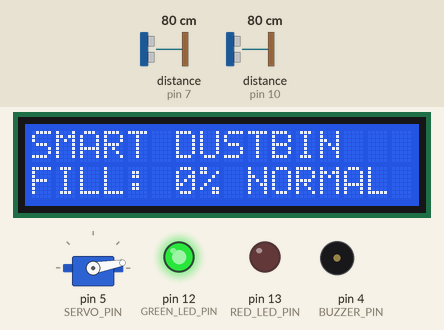
The sketch below on a simulated Arduino Uno, built with avr-gcc and run on an emulated ATmega328P. Shown: servo, 16×2 character LCD, output pins drawn as LEDs (lit = HIGH), buzzer (waves = sounding, pin HIGH). Wiring (from diagram.json): 2 × ultrasonic range finder: trigger pin 9, echo pin 10 / trigger pin 6, echo pin 7. Inputs (shaded band) come from the test bench; at power-on: distance to the obstacle (sensors on pin 7, pin 10) 80 cm. The echo pulse lasts 58.3 µs per cm; pins used as bus, display or sensor lines are not drawn; what the sketch prints to the serial monitor is not drawn.

Above: at 2.5 s.
2.6 s: distance to the obstacle (sensor on pin 7) set to 10 cm
At 4.3 s:
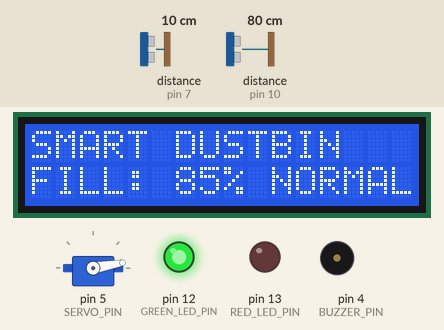
5.3 s: distance to the obstacle (sensor on pin 7) set to 7 cm
At 7.0 s:
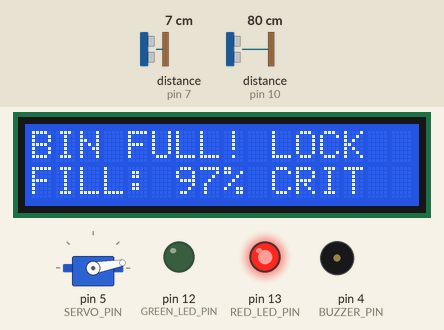
8.3 s: distance to the obstacle (sensor on pin 7) set to 9 cm
At 9.3 s:
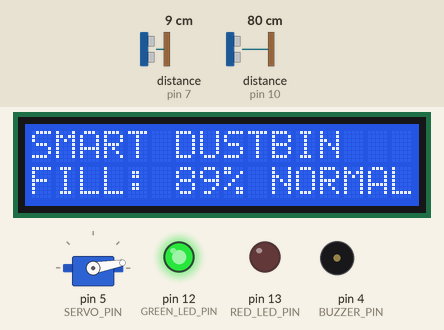
10.3 s: distance to the obstacle (sensor on pin 10) set to 22 cm
11.8 s: distance to the obstacle (sensor on pin 10) set to 18 cm
At 14.4 s:
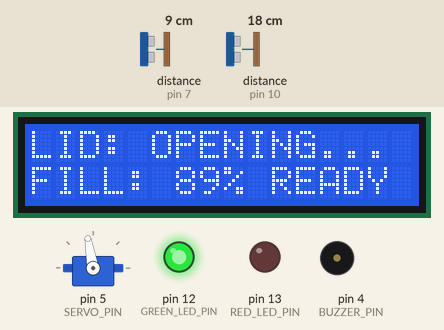
14.8 s: distance to the obstacle (sensor on pin 7) set to 2 cm
At 15.87 s:
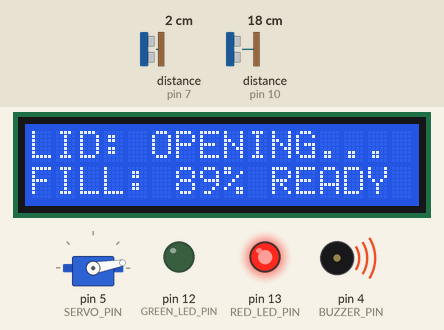
Timing chart, 0 to 18.4 s (numbered marks = the images above; inputs shaded):
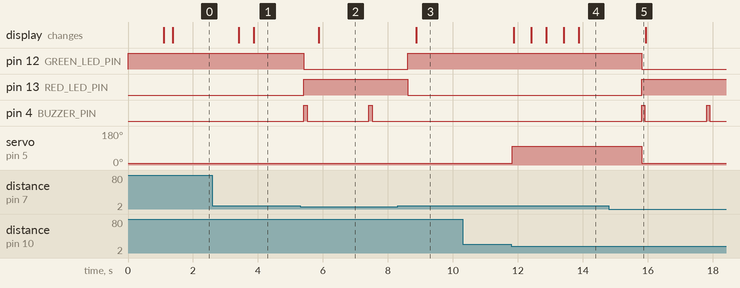

The sketch:

smart_dustbin.ino
```cpp
/**
 * ============================================================================
 * PROJECT: Smart Dustbin – Industry-Oriented Embedded System
 * PLATFORM: Arduino UNO / ATmega328P (Fully compatible with Wokwi / Tinkercad)
 * AUTHOR: Adarsh Srivastav
 * REPOSITORY: Smart-Dustbin-Embedded-System
 * ============================================================================
 *
 * DESCRIPTION:
 * An automated, hygienic, dual-sensor smart waste management system designed
 * for institutional and public deployment. It features:
 * 1. Proximity-based touchless lid actuation (Ultrasonic Sensor 1 + Servo Motor).
 * 2. Real-time internal waste level monitoring (Ultrasonic Sensor 2).
 * 3. 16x2 I2C LCD Display telemetry output.
 * 4. Fill-level percentage calculation and threshold detection.
 * 5. Multi-tier alert management (Green LED, Red LED, Active Buzzer).
 * 6. Full-bin safety interlock (prevents lid opening when bin is 100% full).
 * 7. Non-blocking state management using millis() timers.
 * ============================================================================
 */

#include <Arduino.h>
#include <Servo.h>
#include <Wire.h>
#include <LiquidCrystal_I2C.h>

// ============================================================================
// 1. PIN DEFINITIONS & HARDWARE MAPPINGS
// ============================================================================
// Proximity Sensor (Hand Detection)
const uint8_t HAND_TRIG_PIN  = 9;
const uint8_t HAND_ECHO_PIN  = 10;

// Level Sensor (Internal Bin Fill Depth)
const uint8_t LEVEL_TRIG_PIN = 6;
const uint8_t LEVEL_ECHO_PIN = 7;

// Actuator & Acoustic Alert
const uint8_t SERVO_PIN      = 5;
const uint8_t BUZZER_PIN     = 4;

// Visual Indicators
const uint8_t GREEN_LED_PIN  = 12; // Normal operation / Ready
const uint8_t RED_LED_PIN    = 13; // Full-bin warning alert

// ============================================================================
// 2. CALIBRATION CONSTANTS & SYSTEM THRESHOLDS
// ============================================================================
const float HAND_DETECTION_DISTANCE_CM = 20.0f;

const float EMPTY_BIN_DISTANCE_CM = 30.0f;
const float FULL_BIN_DISTANCE_CM  = 6.0f;

const uint8_t FULL_LEVEL_PERCENT  = 90;

const int LID_CLOSED_ANGLE = 10;
const int LID_OPEN_ANGLE   = 100;

const unsigned long HAND_SENSOR_INTERVAL_MS  = 100;
const unsigned long LEVEL_SENSOR_INTERVAL_MS = 400;
const unsigned long LID_HOLD_TIME_MS         = 3000;
const unsigned long BUZZER_BEEP_INTERVAL_MS  = 2000;
const unsigned long LCD_UPDATE_INTERVAL_MS   = 500;
const unsigned long SERIAL_PRINT_INTERVAL_MS = 1000;

// ============================================================================
// 3. GLOBAL OBJECTS & STATE VARIABLES
// ============================================================================
Servo lidServo;
LiquidCrystal_I2C lcd(0x27, 16, 2);

float currentHandDistance  = -1.0f;
float currentWasteDistance = -1.0f;
int   currentFillPercent   = 0;
bool  isBinFull            = false;
bool  isLidOpen            = false;

unsigned long lastHandReadTime   = 0;
unsigned long lastLevelReadTime  = 0;
unsigned long lidAutoCloseTarget = 0;
unsigned long lastBuzzerBeepTime = 0;
unsigned long lastLcdUpdateTime  = 0;
unsigned long lastSerialLogTime  = 0;

// ============================================================================
// 4. HELPER FUNCTION: Read HC-SR04 Ultrasonic Sensor
// ============================================================================
float readUltrasonicDistance(uint8_t trigPin, uint8_t echoPin) {
    digitalWrite(trigPin, LOW);
    delayMicroseconds(2);

    digitalWrite(trigPin, HIGH);
    delayMicroseconds(10);
    digitalWrite(trigPin, LOW);

    unsigned long duration = pulseIn(echoPin, HIGH, 30000UL);
    if (duration == 0) return -1.0f;

    float distanceCm = (duration * 0.0343f) / 2.0f;
    if (distanceCm < 2.0f || distanceCm > 400.0f) return -1.0f;

    return distanceCm;
}

// ============================================================================
// 5. HELPER FUNCTION: Calculate Bin Fill Percentage
// ============================================================================
int calculateFillPercentage(float distanceCm) {
    if (distanceCm < 0.0f) return currentFillPercent;

    float percentage = ((EMPTY_BIN_DISTANCE_CM - distanceCm) /
                        (EMPTY_BIN_DISTANCE_CM - FULL_BIN_DISTANCE_CM)) * 100.0f;

    if (percentage < 0.0f) percentage = 0.0f;
    if (percentage > 100.0f) percentage = 100.0f;

    return (int)(percentage + 0.5f);
}

// ============================================================================
// 6. ACTUATION FUNCTIONS
// ============================================================================
void openLid() {
    lidServo.write(LID_OPEN_ANGLE);
    isLidOpen = true;
    lidAutoCloseTarget = millis() + LID_HOLD_TIME_MS;
}

void closeLid() {
    lidServo.write(LID_CLOSED_ANGLE);
    isLidOpen = false;
}

// ============================================================================
// 7. ALERT MANAGEMENT FUNCTION
// ============================================================================
void updateAlertSystem(bool binFull) {
    unsigned long now = millis();

    if (binFull) {
        digitalWrite(GREEN_LED_PIN, LOW);
        digitalWrite(RED_LED_PIN, HIGH);

        if (now - lastBuzzerBeepTime >= BUZZER_BEEP_INTERVAL_MS) {
            lastBuzzerBeepTime = now;
            digitalWrite(BUZZER_PIN, HIGH);
            delay(100);
            digitalWrite(BUZZER_PIN, LOW);
        }
    } else {
        digitalWrite(GREEN_LED_PIN, HIGH);
        digitalWrite(RED_LED_PIN, LOW);
        digitalWrite(BUZZER_PIN, LOW);
    }
}

// ============================================================================
// 8. 16x2 LCD DISPLAY MANAGER
// ============================================================================
void updateLCD(unsigned long now) {
    if (now - lastLcdUpdateTime < LCD_UPDATE_INTERVAL_MS) return;
    lastLcdUpdateTime = now;

    lcd.clear();

    if (isBinFull) {
        lcd.setCursor(0, 0);
        lcd.print("BIN FULL! LOCK");
        lcd.setCursor(0, 1);
        lcd.print("FILL: ");
        lcd.print(currentFillPercent);
        lcd.print("% CRIT");
    } else if (isLidOpen) {
        lcd.setCursor(0, 0);
        lcd.print("LID: OPENING...");
        lcd.setCursor(0, 1);
        lcd.print("FILL: ");
        lcd.print(currentFillPercent);
        lcd.print("% READY");
    } else {
        lcd.setCursor(0, 0);
        lcd.print("SMART DUSTBIN");
        lcd.setCursor(0, 1);
        lcd.print("FILL: ");
        lcd.print(currentFillPercent);
        lcd.print("% NORMAL");
    }
}

// ============================================================================
// 9. TELEMETRY & SERIAL DIAGNOSTICS
// ============================================================================
void printTelemetry(unsigned long now) {
    if (now - lastSerialLogTime >= SERIAL_PRINT_INTERVAL_MS) {
        lastSerialLogTime = now;

        Serial.print(F("[TELEMETRY] Hand: "));
        if (currentHandDistance < 0) Serial.print(F("NONE"));
        else { Serial.print(currentHandDistance, 1); Serial.print(F(" cm")); }

        Serial.print(F(" | Waste Depth: "));
        if (currentWasteDistance < 0) Serial.print(F("ERR"));
        else { Serial.print(currentWasteDistance, 1); Serial.print(F(" cm")); }

        Serial.print(F(" | Fill: "));
        Serial.print(currentFillPercent);
        Serial.print(F("% | Lid: "));
        Serial.print(isLidOpen ? F("OPEN   ") : F("CLOSED "));

        Serial.print(F(" | Status: "));
        Serial.println(isBinFull ? F("CRITICAL (FULL)") : F("NORMAL (READY)"));
    }
}

// ============================================================================
// 10. SETUP FUNCTION
// ============================================================================
void setup() {
    Serial.begin(9600);

    pinMode(HAND_TRIG_PIN, OUTPUT);
    pinMode(HAND_ECHO_PIN, INPUT);
    pinMode(LEVEL_TRIG_PIN, OUTPUT);
    pinMode(LEVEL_ECHO_PIN, INPUT);

    pinMode(BUZZER_PIN, OUTPUT);
    pinMode(GREEN_LED_PIN, OUTPUT);
    pinMode(RED_LED_PIN, OUTPUT);

    digitalWrite(BUZZER_PIN, LOW);
    digitalWrite(GREEN_LED_PIN, HIGH);
    digitalWrite(RED_LED_PIN, LOW);

    lidServo.attach(SERVO_PIN);
    closeLid();

    // Initialize 16x2 I2C LCD
    lcd.init();
    lcd.backlight();
    lcd.clear();
    lcd.setCursor(0, 0);
    lcd.print("SMART DUSTBIN");
    lcd.setCursor(0, 1);
    lcd.print("INITIALIZING...");
    delay(1000);
    lcd.clear();

    Serial.println();
    Serial.println(F("=========================================================="));
    Serial.println(F("  SMART DUSTBIN - EMBEDDED SYSTEM CONTROL PLATFORM"));
    Serial.println(F("  Architecture: Arduino UNO / ATmega328P + 16x2 I2C LCD"));
    Serial.println(F("=========================================================="));
    Serial.println(F("[SYS] System Initialized Successfully. Running main loop..."));
}

// ============================================================================
// 11. MAIN SUPER-LOOP (Non-Blocking Cooperative Scheduling)
// ============================================================================
void loop() {
    unsigned long now = millis();

    if (now - lastHandReadTime >= HAND_SENSOR_INTERVAL_MS) {
        lastHandReadTime = now;
        currentHandDistance = readUltrasonicDistance(HAND_TRIG_PIN, HAND_ECHO_PIN);
    }

    if (now - lastLevelReadTime >= LEVEL_SENSOR_INTERVAL_MS) {
        lastLevelReadTime = now;
        currentWasteDistance = readUltrasonicDistance(LEVEL_TRIG_PIN, LEVEL_ECHO_PIN);
        currentFillPercent = calculateFillPercentage(currentWasteDistance);
        isBinFull = (currentFillPercent >= FULL_LEVEL_PERCENT);
    }

    if (!isBinFull) {
        if (currentHandDistance > 0.0f && currentHandDistance <= HAND_DETECTION_DISTANCE_CM) {
            openLid();
        }
    } else {
        if (isLidOpen) {
            closeLid();
        }
    }

    if (isLidOpen && ((long)(now - lidAutoCloseTarget) >= 0)) {
        closeLid();
    }

    updateAlertSystem(isBinFull);
    updateLCD(now);
    printTelemetry(now);
}
```

Measured:
- the behaviour switches between 9 and 8 cm on distance to the obstacle (sensor on pin 7) (found by bisection; images 1 and 2)
- the behaviour switches between 21 and 20 cm on distance to the obstacle (sensor on pin 10) (found by bisection; images 3 and 4)
- after the input at 2.6 s, the display: first changes after 0.80 s (image 1 shows a later state)
- after the input at 5.3 s, pin 12 (GREEN_LED_PIN): HIGH → LOW after 0.11 s; pin 13 (RED_LED_PIN): LOW → HIGH after 0.11 s; pin 4 (BUZZER_PIN): alternates HIGH for 0.10 s and LOW for 1.9 s, starting after 0.11 s; the display: changes after 0.57 s (image 2)
- after the input at 8.3 s, pin 12 (GREEN_LED_PIN): LOW → HIGH after 0.31 s; pin 13 (RED_LED_PIN): HIGH → LOW after 0.31 s; pin 4 (BUZZER_PIN): stays LOW (without the input it goes to HIGH after 1.1 s); the display: changes after 0.56 s (image 3)
- after the input at 10.3 s, every drawn part: stays the same
- after the input at 11.8 s, servo on pin 5 (SERVO_PIN): 10° → 100° at once; the display: changes after 0.07 s (image 4)
- after the input at 14.8 s, pin 12 (GREEN_LED_PIN): HIGH → LOW after 1.0 s; pin 13 (RED_LED_PIN): LOW → HIGH after 1.0 s; pin 4 (BUZZER_PIN): alternates HIGH for 0.10 s and LOW for 1.9 s, starting after 1.0 s; servo on pin 5 (SERVO_PIN): 100° → 10° after 1.0 s
